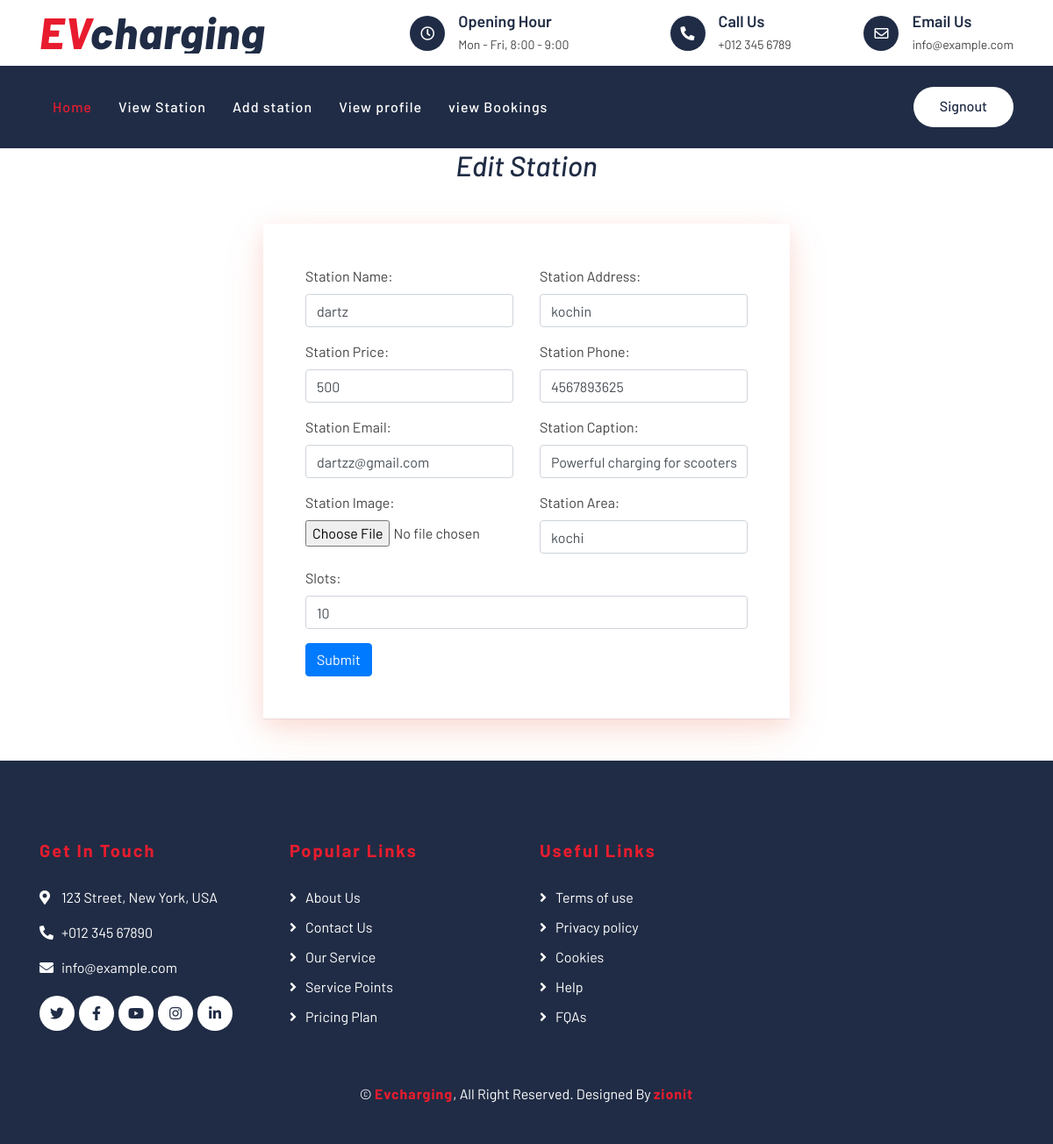
Page /edit/2/ on the committed database.
### station_app/models.py (models this page shows)
class Station(models.Model):
    station_ID=models.AutoField(primary_key=True)
    station_name=models.CharField(max_length=200)
    station_address=models.CharField(max_length=200)
    station_price=models.CharField(max_length=200)
    station_phone=models.CharField(max_length=200)
    station_email=models.EmailField(max_length=200)
    station_caption=models.CharField(max_length=200)
    station_image=models.ImageField(null=True ,blank=True,upload_to="simages")
    station_area=models.CharField(max_length=200)
    slots=models.IntegerField(null=True,blank=True)

### station_app/views.py (the view)
# urls.py: path('edit/<int:station_id>/', views.edit_station, name='edit_station'),
def edit_station(request, station_id):
    station = get_object_or_404(Station, station_ID=station_id)
    if request.method == 'POST':
        form = StationForm(request.POST, request.FILES, instance=station)
        if form.is_valid():
            form.save()
            return redirect('view_stations')
    else:
        form = StationForm(instance=station)
    return render(request, 'station/edit_station.html', {'form': form})

### station_app/forms.py
class StationForm(forms.ModelForm):
    class Meta:
        model = Station
        fields = '__all__'

### templates/station/edit_station.html (shortened to what this page needs)
{% extends "station/details.html" %}
{% block content %}
    <h2 class="text-center"><em>Edit Station</em></h2>
    <div class="container col-md-6 mt-5 mb-5 p-5" style="box-shadow: rgba(90, 90, 138, 0.1) 0px 1px 0px, rgba(230, 15, 8, 0.1) 0px 8px 24px, rgba(226, 85, 3, 0.1) 0px 16px 48px;">
        <form method="post" enctype="multipart/form-data" class="edit-station-form">
            <div class="row">
                <div class="col-md-6">
                    <div class="form-group">
                        <label for="station_name">Station Name:</label>
                        <input type="text" id="station_name" name="station_name" class="form-control" value="{{ form.instance.station_name }}">
                    </div>
                </div>
                <div class="col-md-6">
                    <div class="form-group">
                        <label for="station_address">Station Address:</label>
                        <input type="text" id="station_address" name="station_address" class="form-control" value="{{ form.instance.station_address }}">
                    </div>
                </div>
            </div>
            <div class="row">
                <div class="col-md-6">
                    <div class="form-group">
                        <label for="station_price">Station Price:</label>
                        <input type="text" id="station_price" name="station_price" class="form-control" value="{{ form.instance.station_price }}">
                    </div>
                </div>
                <div class="col-md-6">
                    <div class="form-group">
                        <label for="station_phone">Station Phone:</label>
                        <input type="text" id="station_phone" name="station_phone" class="form-control" value="{{ form.instance.station_phone }}">
                    </div>
                </div>
            </div>
            <div class="row">
                <div class="col-md-6">
                    <div class="form-group">
                        <label for="station_email">Station Email:</label>
                        <input type="email" id="station_email" name="station_email" class="form-control" value="{{ form.instance.station_email }}">
                    </div>
                </div>
                <div class="col-md-6">
                    <div class="form-group">
                        <label for="station_caption">Station Caption:</label>
                        <input type="text" id="station_caption" name="station_caption" class="form-control" value="{{ form.instance.station_caption }}">
                    </div>
                </div>
            </div>
            <div class="row">
                <div class="col-md-6">
                    <div class="form-group">
                        <label for="station_image">Station Image:</label>
                        <input type="file" id="station_image" name="station_image" class="form-control-file">
                    </div>
                </div>
                <div class="col-md-6">
                    <div class="form-group">
                        <label for="station_area">Station Area:</label>
                        <input type="text" id="station_area" name="station_area" class="form-control" value="{{ form.instance.station_area }}">
                    </div>
                </div>
            </div>
            <div class="form-group">
                <label for="slots">Slots:</label>
                <input type="number" id="slots" name="slots" class="form-control" value="{{ form.instance.slots }}">
            </div>
            <button type="submit" class="btn btn-primary">Submit</button>
        </form>
    </div>
{% endblock %}

### static/css/style.css (style rules this page uses)
body { color: #444444; font-weight: 400; background: #ffffff; font-family: 'Barlow', sans-serif; }
h1, h2, h3, h4, h5, h6 { color: #202C45; }

### rows in the picture
Station: station_name "dartz", station_address "kochin", station_price "500", station_phone "4567893625", station_email "dartzz@gmail.com", station_caption "Powerful charging for scooters", station_area "kochi", slots "10"
